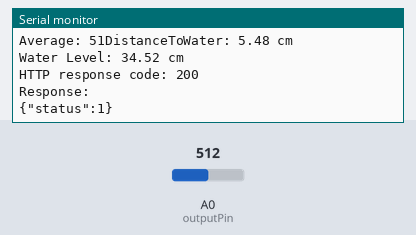
The sketch below on a simulated ESP8266 (NodeMCU). Shown: the last lines printed to the serial monitor. Inputs (shaded band) come from the test bench; at power-on: A0 (outputPin) = 512. WiFi joins after 1.5 s; servers stay silent unless stated; the local clock reads 2024-03-15 10:24:30 at power-on unless the sketch sets it; web services answer with replies made up by the test bench.

Above: at 2.7 s.
2.8 s: A0 (outputPin) set to 716
At 11.87 s:
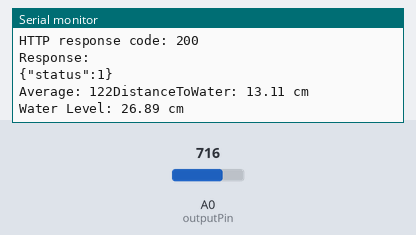
13.0 s: A0 (outputPin) set to 900
At 22.07 s:
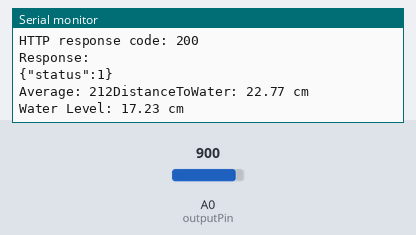

The sketch:

sketch_8266_wifi_pushover_sr04.ino
```cpp
#include <dummy.h>
#include <ESP8266WiFi.h>
#include <ESP8266HTTPClient.h>
#include <WiFiClientSecure.h>
#include <ArduinoJson.h>

#define rangPin 14  // GPIO5 Trig pin connected to GPIO5 (14)
#define outputPin A0  // Output pin for analog reading
#define MAX_DISTANCE 200  // Maximum distance to measure (in cm)
#define TANK_HEIGHT  40  // Tank height in cm

const int threshold = 15; //need to check and calibraton the number

const int numReadings = 10;
int readings[numReadings];
int readIndex = 0;
int total = 0;
int average = 0;


//const char* ssid = "PQTWQ";
//const char* password = "konrad123";

const char* ssid = "ASUS_TX";
const char* password = "Konrad123";

const char* apiToken = "a6kj4ghujhh7w95txqsf8q9n13hw8t";
const char* userToken = "utxtwf8ox3tq3oa1bzao4sq8ev594o";

const char* pushoverApiEndpoint = "https://api.pushover.net/1/messages.json";

//Pushover root certificate (valid from 11/10/2006 to 15/01/2038)
const char *PUSHOVER_ROOT_CA = "-----BEGIN CERTIFICATE-----\n"
                  "MIIDjjCCAnagAwIBAgIQAzrx5qcRqaC7KGSxHQn65TANBgkqhkiG9w0BAQsFADBh\n"
                  "MQswCQYDVQQGEwJVUzEVMBMGA1UEChMMRGlnaUNlcnQgSW5jMRkwFwYDVQQLExB3\n"
                  "d3cuZGlnaWNlcnQuY29tMSAwHgYDVQQDExdEaWdpQ2VydCBHbG9iYWwgUm9vdCBH\n"
                  "MjAeFw0xMzA4MDExMjAwMDBaFw0zODAxMTUxMjAwMDBaMGExCzAJBgNVBAYTAlVT\n"
                  "MRUwEwYDVQQKEwxEaWdpQ2VydCBJbmMxGTAXBgNVBAsTEHd3dy5kaWdpY2VydC5j\n"
                  "b20xIDAeBgNVBAMTF0RpZ2lDZXJ0IEdsb2JhbCBSb290IEcyMIIBIjANBgkqhkiG\n"
                  "9w0BAQEFAAOCAQ8AMIIBCgKCAQEAuzfNNNx7a8myaJCtSnX/RrohCgiN9RlUyfuI\n"
                  "2/Ou8jqJkTx65qsGGmvPrC3oXgkkRLpimn7Wo6h+4FR1IAWsULecYxpsMNzaHxmx\n"
                  "1x7e/dfgy5SDN67sH0NO3Xss0r0upS/kqbitOtSZpLYl6ZtrAGCSYP9PIUkY92eQ\n"
                  "q2EGnI/yuum06ZIya7XzV+hdG82MHauVBJVJ8zUtluNJbd134/tJS7SsVQepj5Wz\n"
                  "tCO7TG1F8PapspUwtP1MVYwnSlcUfIKdzXOS0xZKBgyMUNGPHgm+F6HmIcr9g+UQ\n"
                  "vIOlCsRnKPZzFBQ9RnbDhxSJITRNrw9FDKZJobq7nMWxM4MphQIDAQABo0IwQDAP\n"
                  "BgNVHRMBAf8EBTADAQH/MA4GA1UdDwEB/wQEAwIBhjAdBgNVHQ4EFgQUTiJUIBiV\n"
                  "5uNu5g/6+rkS7QYXjzkwDQYJKoZIhvcNAQELBQADggEBAGBnKJRvDkhj6zHd6mcY\n"
                  "1Yl9PMWLSn/pvtsrF9+wX3N3KjITOYFnQoQj8kVnNeyIv/iPsGEMNKSuIEyExtv4\n"
                  "NeF22d+mQrvHRAiGfzZ0JFrabA0UWTW98kndth/Jsw1HKj2ZL7tcu7XUIOGZX1NG\n"
                  "Fdtom/DzMNU+MeKNhJ7jitralj41E6Vf8PlwUHBHQRFXGU7Aj64GxJUTFy8bJZ91\n"
                  "8rGOmaFvE7FBcf6IKshPECBV1/MUReXgRPTqh5Uykw7+U0b6LJ3/iyK5S9kJRaTe\n"
                  "pLiaWN0bfVKfjllDiIGknibVb63dDcY3fe0Dkhvld1927jyNxF1WW6LZZm6zNTfl\n"
                  "MrY=\n"
                  "-----END CERTIFICATE-----\n";

// Create a list of certificates with the server certificate
X509List cert(PUSHOVER_ROOT_CA);


void setup() {

  Serial.begin(115200); // Initialize the serial port communicattion

  pinMode(rangPin, OUTPUT);  // Set the Rang pin as output

  for (int thisReading = 0; thisReading < numReadings; thisReading++) {
    readings[thisReading] = 0; // Initialize all readings to 0
  }

  WiFi.begin(ssid, password); // start to connect the Wi-Fi network

  // waiting for Wi-Fi connection
  while (WiFi.status() != WL_CONNECTED) {
    delay(500);
    Serial.print("trying to set up the connection"); // display the point to show the try to build the connection
  }

  // check the Wi-Fi connecton status
  if (WiFi.status() == WL_CONNECTED) {
    Serial.println("\nWiFi connected"); // if Wi-Fi connection success, print the message
    Serial.print("IP Address: ");
    Serial.println(WiFi.localIP()); // print the local device IP address
  }
  else
  {
    Serial.println("\nFailed to connect to WiFi"); // if Wi-Fi connection failed, print the error message
  }

  // Set time via NTP, as required for x.509 validation
  configTime(3 * 3600, 0, "pool.ntp.org", "time.nist.gov");
  Serial.print("Waiting for NTP time sync: ");
  time_t now = time(nullptr);
  while (now < 8 * 3600 * 2) {
    delay(500);
    Serial.print(".");
    now = time(nullptr);
  }
  Serial.println("");
  struct tm timeinfo;
  gmtime_r(&now, &timeinfo);
  Serial.print("Current time: ");
  Serial.print(asctime(&timeinfo));

}


void loop() {

// caculate the water level

  digitalWrite(rangPin, HIGH);  // Send a pulse to start ranging
  delayMicroseconds(10);
  digitalWrite(rangPin, LOW);


  //int analogValue = analogRead(outputPin);  // Read the analog value from the Output pin

  total = total - readings[readIndex];
  readings[readIndex] = analogRead(outputPin); // Read from the sensor
  total = total + readings[readIndex];
  readIndex = readIndex + 1;

  if (readIndex >= numReadings) {
    readIndex = 0;
  }

  average = total / numReadings; // Calculate the average

  int analogValue=average;

  Serial.print("Average: ");
  Serial.print(average);


  float voltage = analogValue * (3.3 / 1024.0);  // Convert the analog value to a voltage (assuming a 3.3V reference)
  float distanceToWater = voltage * 100/3;  // Convert the voltage to distance in centimeters

// Protection: Cap the measured distance to MAX_DISTANCE
  if (distanceToWater > MAX_DISTANCE) {
    distanceToWater = MAX_DISTANCE;
  }

  // Calculate the water level
  float waterLevel = TANK_HEIGHT - distanceToWater;


  // Protection: Ensure the water level is non-negative
  if (waterLevel < 0) {
    waterLevel = 0;
  }


  Serial.print("DistanceToWater: ");
 Serial.print(distanceToWater);
 Serial.println(" cm");

  Serial.print("Water Level: ");
  Serial.print(waterLevel);
  Serial.println(" cm");


  if (waterLevel > threshold) {

     sendPushoverNotification();

      delay(10000);

     return;

  }

  delay(1000);

}


void sendPushoverNotification() {

  //Make HTTPS POST request to send notification
/*
  // check the Wi-Fi connecton status
  if (WiFi.status() == WL_CONNECTED) {
    Serial.println("\nWiFi connected"); // if Wi-Fi connection success, print the message
    Serial.print("IP Address: ");
    Serial.println(WiFi.localIP()); // print the local device IP address
  } else {
    Serial.println("\nFailed to connect to WiFi"); // if Wi-Fi connection failed, print the error message
  }
*/
    // Create a JSON object with notification details
    // Check the API parameters: https://pushover.net/api
    StaticJsonDocument<512> notification;
    notification["token"] = apiToken;
    notification["user"] = userToken;
    notification["message"] = "Flood alert! Evacuate the area immediately!";
    notification["title"] = "Water_Level_JingMu_Station Notification";
    notification["url"] = "";
    notification["url_title"] = "";
    notification["html"] = "";
    notification["priority"] = "";
    notification["sound"] = "cosmic";
    notification["timestamp"] = "";

    // Serialize the JSON object to a string
    String jsonStringNotification;
    serializeJson(notification, jsonStringNotification);

    // Create a WiFiClientSecure object
    WiFiClientSecure client;
    // Set the certificate
    client.setTrustAnchors(&cert);

    // Create an HTTPClient object
    HTTPClient http;

    // Specify the target URL
    http.begin(client, pushoverApiEndpoint);

    // Add headers
    http.addHeader("Content-Type", "application/json");

    // Send the POST request with the JSON data
    int httpResponseCode = http.POST(jsonStringNotification);

    // Check the response
    if (httpResponseCode > 0) {
      Serial.printf("HTTP response code: %d\n", httpResponseCode);
      String response = http.getString();
      Serial.println("Response:");
      Serial.println(response);
    } else {
      Serial.printf("HTTP response code: %d\n", httpResponseCode);
    }

    // Close the connection
    http.end();

}
```

Measured:
- after the input at 2.8 s, the serial monitor: prints a new line after 8.9 s (image 1)
- after the input at 13.0 s, the serial monitor: prints a new line after 8.9 s (image 2)
